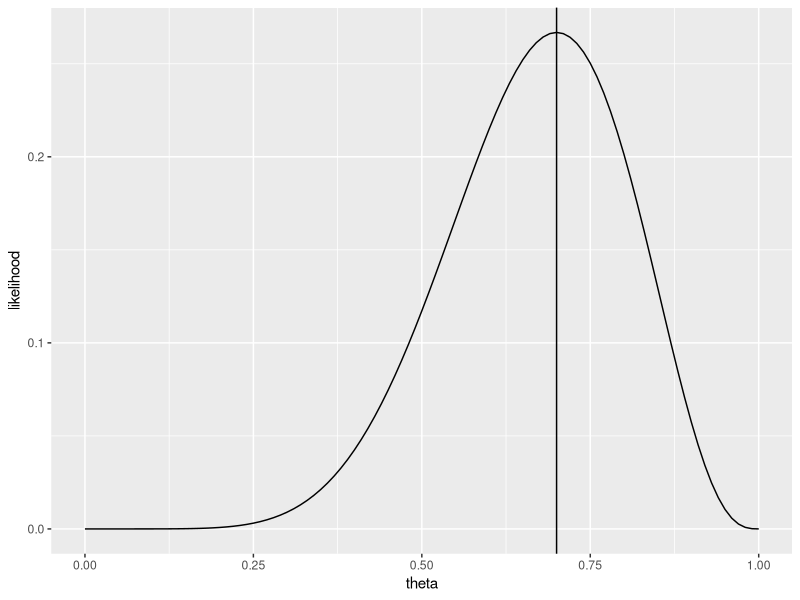
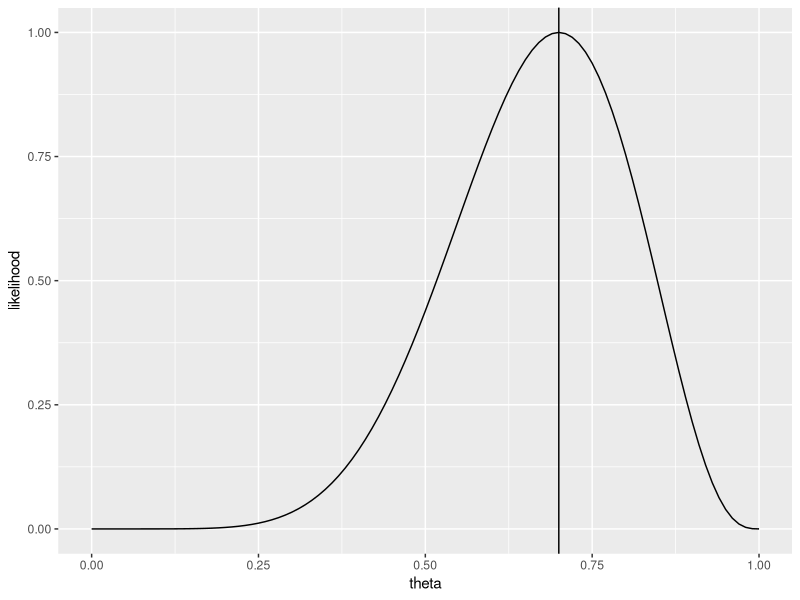
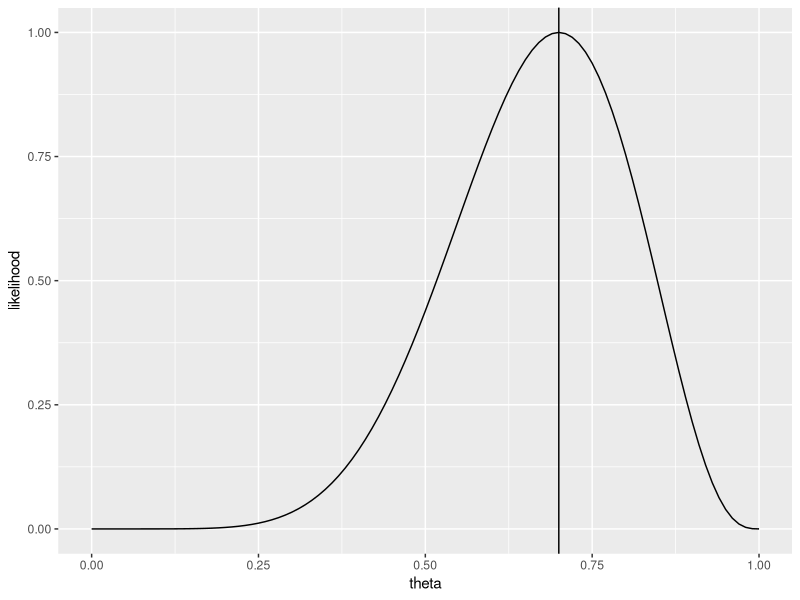

Source code (R) for these figures, in order:
## ---- chunk 1
knitr::opts_chunk$set(echo = TRUE)
library(tidyverse)
## ---- chunk 2
(factorial(10)/(factorial(7)*factorial(3)))*0.7^7*0.3^3
## ---- chunk 3
theta <- seq(0, 1, by = 0.01)
likelihood <- factorial(10)/(factorial(7)*factorial(3))*theta^7*(1-theta)^(3)  
tibble(theta, likelihood) %>% 
        ggplot(aes(theta, likelihood)) +
        geom_line() + 
        geom_vline(xintercept = 0.7)
## ---- chunk 4
ml <- factorial(10)/(factorial(7)*factorial(3))*0.7^7*(1-0.7)^(3)  
ml
## ---- chunk 5
scalar <- 1/ml
scalar
## ---- chunk 6
theta <- seq(0, 1, by = 0.01)
likelihood <- scalar*factorial(10)/(factorial(7)*factorial(3))*theta^7*(1-theta)^(3)  
dat <- tibble(theta, likelihood)
ggplot(dat, aes(theta, likelihood)) +
        geom_line() + 
        geom_vline(xintercept = 0.7)
## ---- chunk 7
running_sum <- 0
for (i in 7:10) {
        running_sum <- running_sum + factorial(10)/(factorial(i)*factorial(10-i))*0.5^i*(1-0.5)^(10-i)
}
running_sum
## ---- chunk 8
ml <- factorial(9)/(factorial(2)*factorial(6))*0.3^3*0.7^7
ml
## ---- chunk 9
scalar <- 1/ml
scalar
## ---- chunk 10
theta <- seq(0, 1, by = 0.01)
likelihood <- scalar*factorial(9)/(factorial(2)*factorial(6))*theta^7*(1-theta)^(3)  
dat <- tibble(theta, likelihood)
ggplot(dat, aes(theta, likelihood)) +
        geom_line() + 
        geom_vline(xintercept = 0.7)
## ---- chunk 11
running_sum <- 0
for (i in 10:50){
        running_sum <- running_sum + factorial(i-1)/(factorial(2)*factorial(i-3))*0.5^(i-3)*0.5^3
}
running_sum
## ---- chunk 12
vec <- vector(length = 100)
for (i in 1:100){
        vec[i] <- (10000 - sum(table(rnbinom(10000, 3, 0.5))[1:7]))/10000
}

mean(vec)
